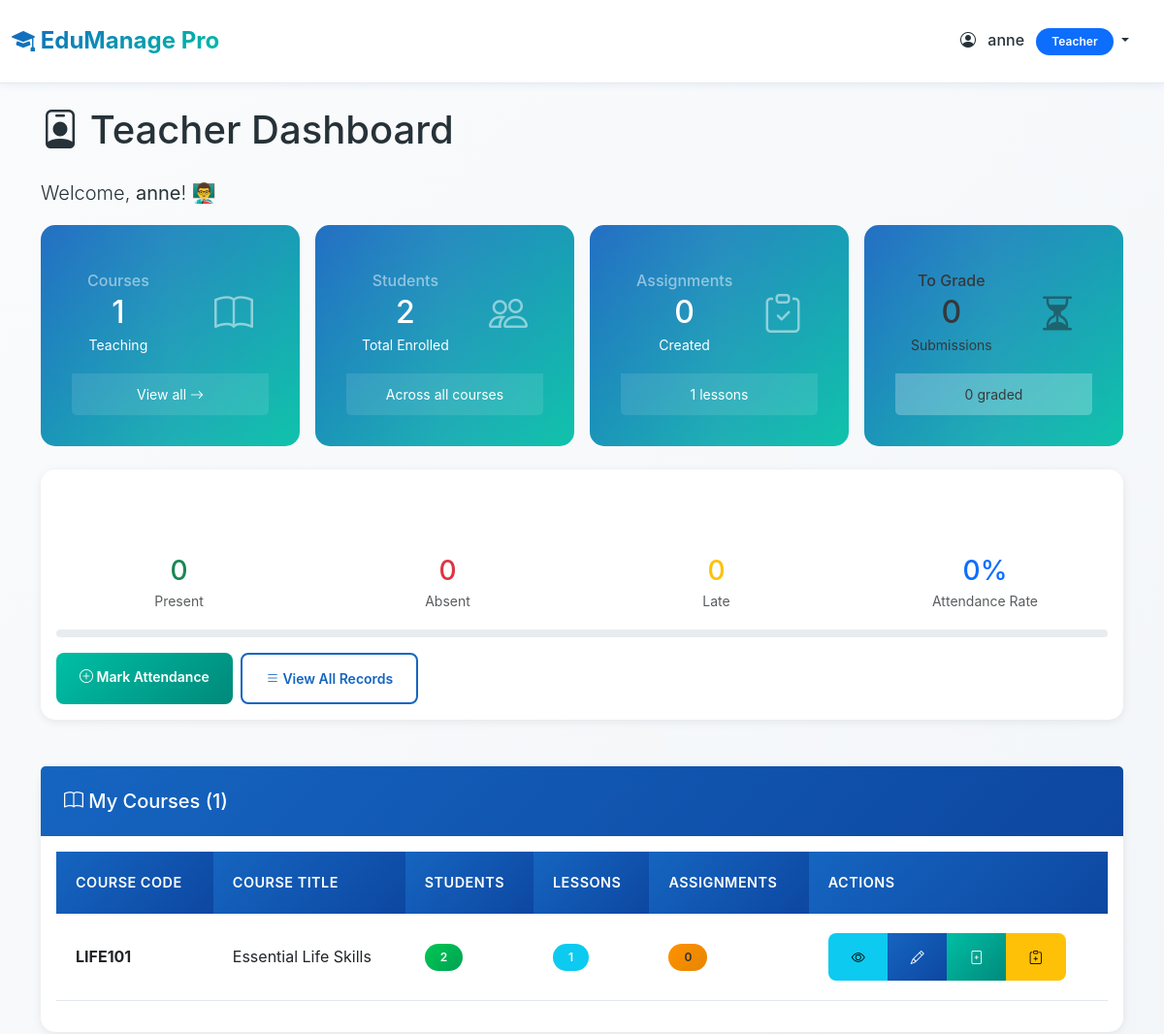
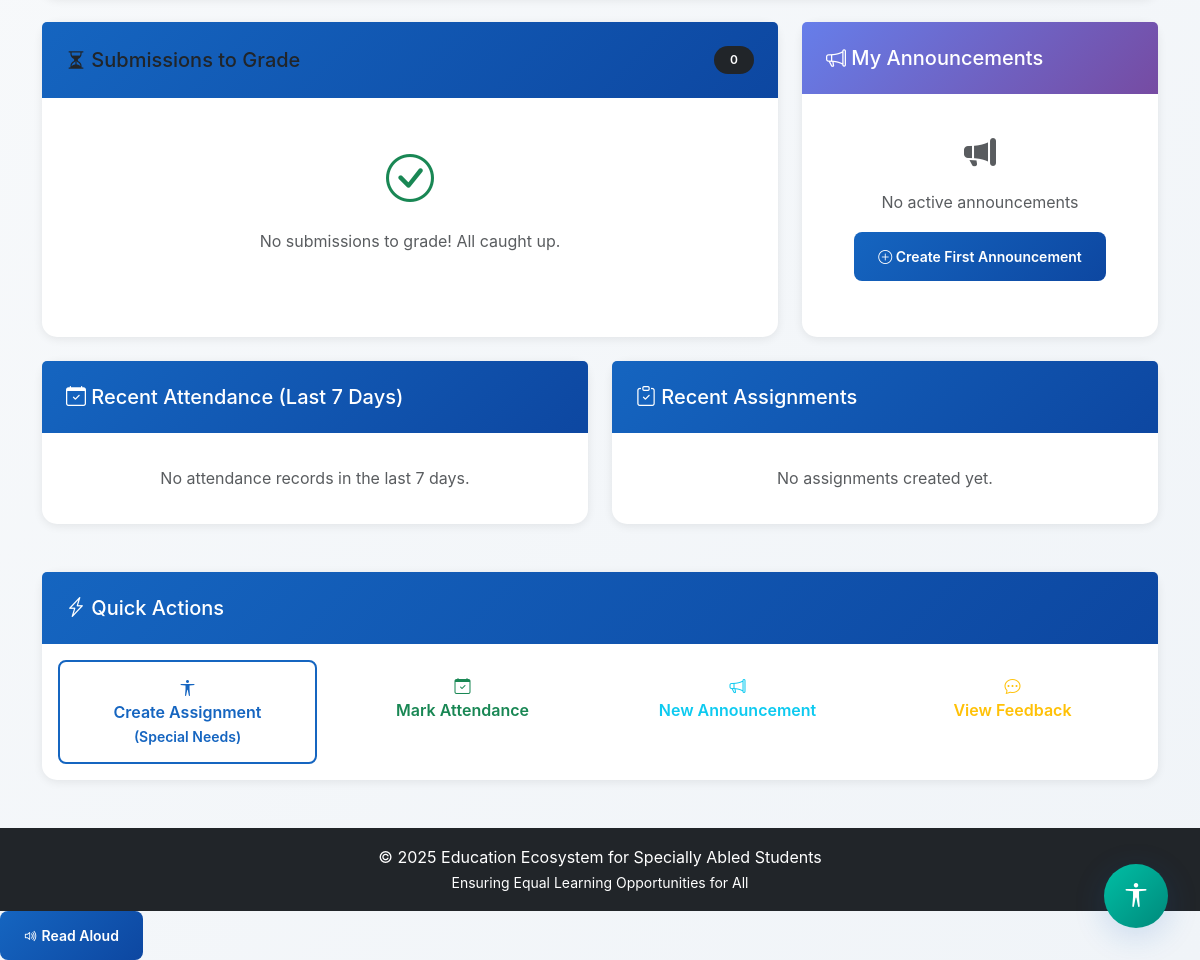
Page /dashboard/teacher/ (signed in) on the earlier database version (2 pictures, top to bottom).
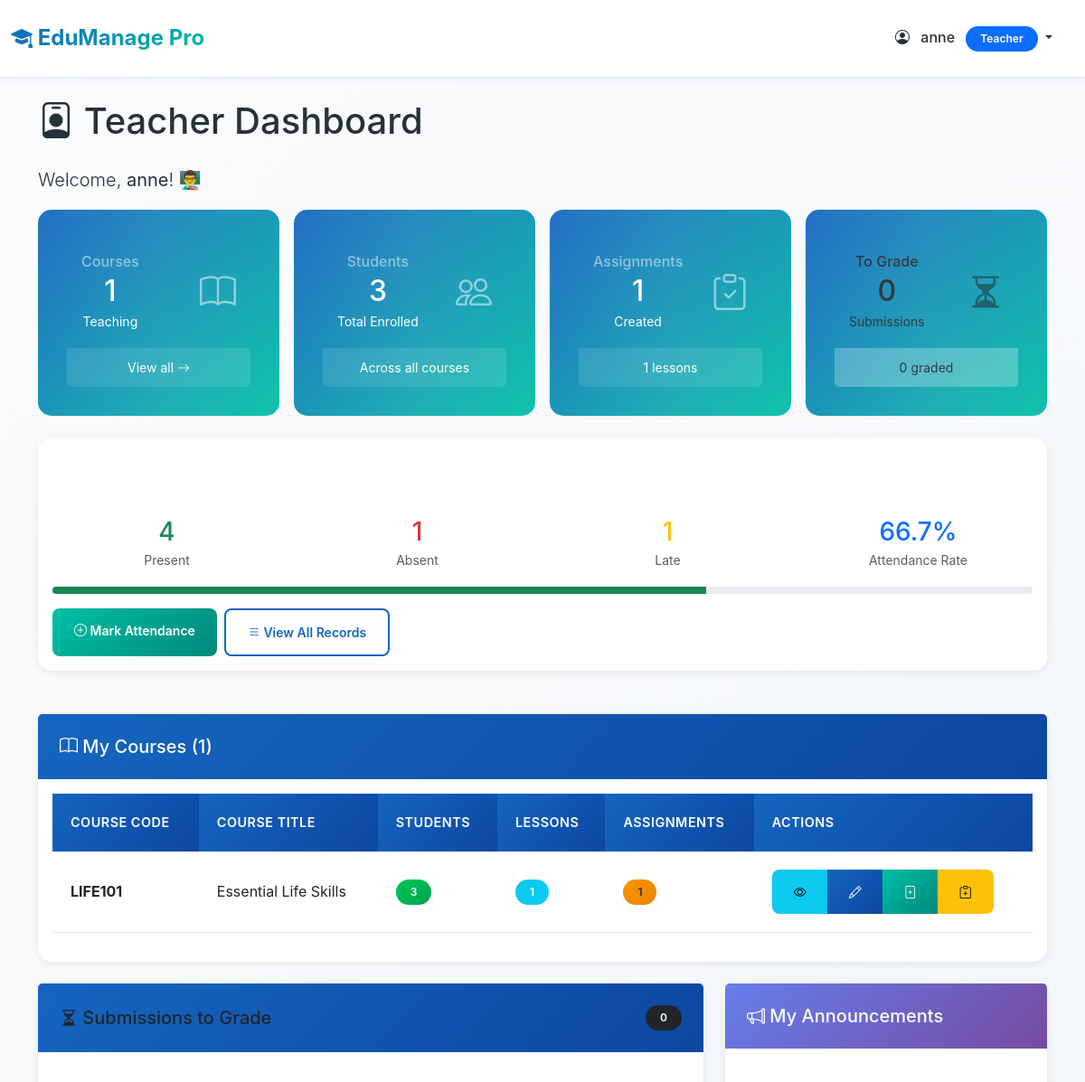
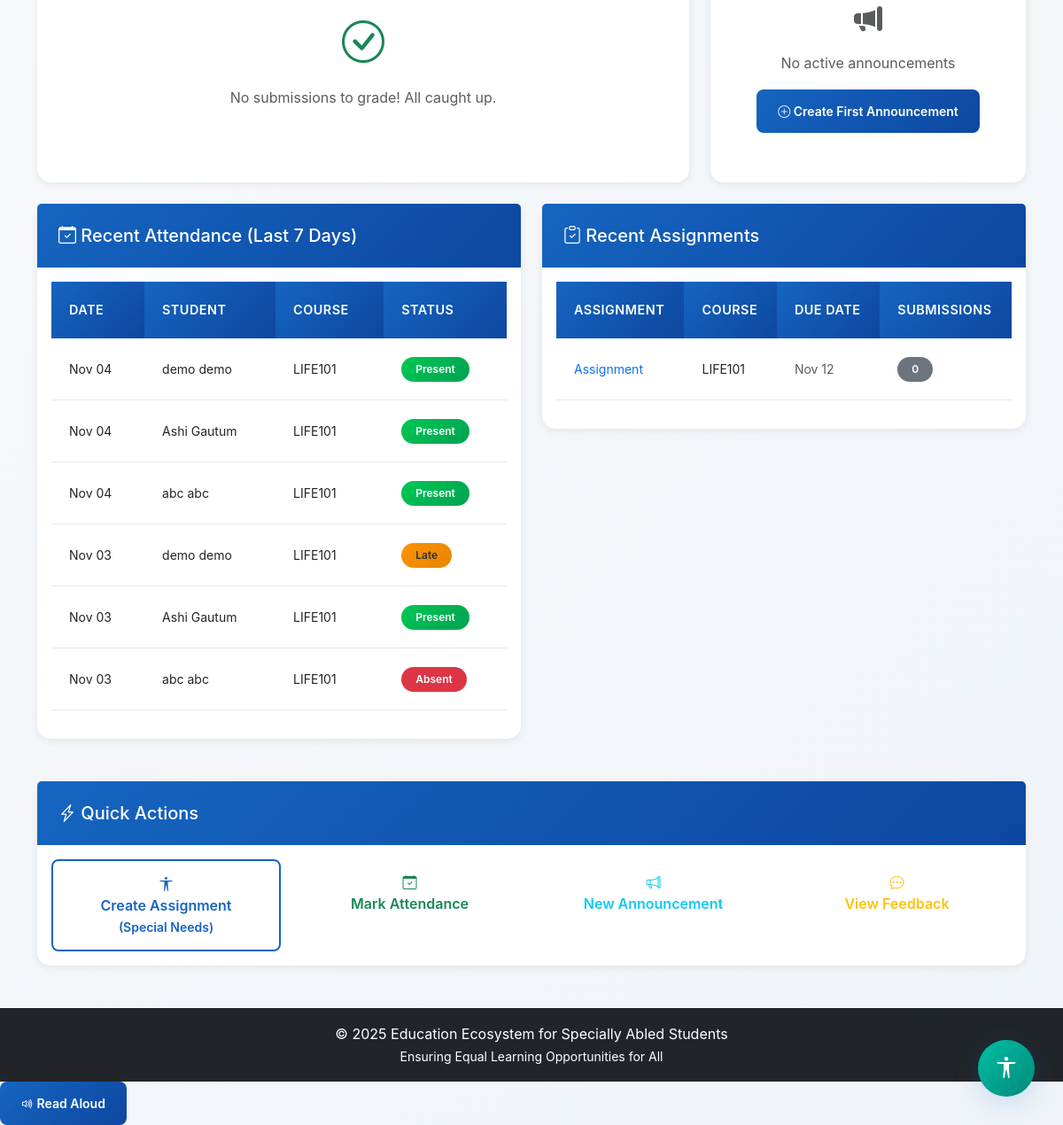
Same page on the later database version (2 pictures, top to bottom).
### myapp/models.py (models this page shows, shortened)
class Course(models.Model):
    title = models.CharField(max_length=200)
    description = models.TextField()
    teacher = models.ForeignKey(User, on_delete=models.CASCADE, related_name='courses_taught',
                                limit_choices_to={'profile__role': 'teacher'})
    students = models.ManyToManyField(User, related_name='courses_enrolled', blank=True,
                                      limit_choices_to={'profile__role': 'student'})
    course_code = models.CharField(max_length=20, unique=True)
    created_at = models.DateTimeField(auto_now_add=True)
    updated_at = models.DateTimeField(auto_now=True)
    is_active = models.BooleanField(default=True)
    class Meta:
        ordering = ['-created_at']

class Attendance(models.Model):
    STATUS_CHOICES = [
        ('present', 'Present'),
        ('absent', 'Absent'),
        ('late', 'Late'),
    ]
    student = models.ForeignKey(User, on_delete=models.CASCADE, related_name='attendance',
                                limit_choices_to={'profile__role': 'student'})
    course = models.ForeignKey(Course, on_delete=models.CASCADE, related_name='attendance')
    date = models.DateField()
    status = models.CharField(max_length=10, choices=STATUS_CHOICES)
    remarks = models.TextField(blank=True, null=True)
    marked_by = models.ForeignKey(User, on_delete=models.CASCADE, related_name='attendance_marked')
    class Meta:
        ordering = ['-date']
        unique_together = ['student', 'course', 'date']

class Assignment(models.Model):
    course = models.ForeignKey(Course, on_delete=models.CASCADE, related_name='assignments')
    title = models.CharField(max_length=200)
    description = models.TextField()
    due_date = models.DateTimeField()
    max_marks = models.IntegerField(default=100)
    attachment = models.FileField(upload_to='assignments/', blank=True, null=True)
    created_by = models.ForeignKey(User, on_delete=models.CASCADE, related_name='assignments_created')
    created_at = models.DateTimeField(auto_now_add=True)
    class Meta:
        ordering = ['due_date']

### myapp/views.py (the view)
# urls.py: path('dashboard/teacher/', views.dashboard_teacher, name='dashboard_teacher'),
@login_required
def dashboard_teacher(request):
    if request.user.profile.role != 'teacher':
        messages.error(request, 'Access denied. Teachers only.')
        return redirect('dashboard')
    courses = Course.objects.filter(teacher=request.user)
    total_lessons = Lesson.objects.filter(course__in=courses).count()
    assignments = Assignment.objects.filter(created_by=request.user)
    all_submissions = Submission.objects.filter(assignment__in=assignments)
    pending_submissions = all_submissions.filter(status='pending')[:10]  # Limit to 10 most recent
    graded_submissions = all_submissions.filter(status='graded')
    feedbacks = Feedback.objects.filter(category='course')[:5]
    total_students = User.objects.filter(
        courses_enrolled__in=courses,
        profile__role='student'
    ).distinct().count()
    from datetime import timedelta
    from django.utils import timezone
    week_ago = timezone.now() - timedelta(days=7)
    recent_attendance = Attendance.objects.filter(
        course__in=courses,
        date__gte=week_ago
    ).select_related('student', 'course').order_by('-date')[:10]
    teacher_announcements = Announcement.objects.filter(
        created_by=request.user,
        is_active=True
    ).order_by('-created_at')[:5]
    total_attendance_records = Attendance.objects.filter(course__in=courses).count()
    present_count = Attendance.objects.filter(course__in=courses, status='present').count()
    absent_count = Attendance.objects.filter(course__in=courses, status='absent').count()
    late_count = Attendance.objects.filter(course__in=courses, status='late').count()
    attendance_percentage = round((present_count / total_attendance_records * 100), 1) if total_attendance_records > 0 else 0
    context = {
        'courses': courses,
        'total_lessons': total_lessons,
        'assignments': assignments,
        'total_assignments': assignments.count(),
        'pending_submissions': pending_submissions,
        'pending_count': all_submissions.filter(status='pending').count(),
        'graded_submissions': graded_submissions,
        'graded_count': graded_submissions.count(),
        'total_students': total_students,
        'feedbacks': feedbacks,
        'recent_attendance': recent_attendance,
        'teacher_announcements': teacher_announcements,
        'attendance_percentage': attendance_percentage,
        'present_count': present_count,
        'absent_count': absent_count,
        'late_count': late_count,
        'total_attendance_records': total_attendance_records,
    }
    return render(request, 'dashboard_teacher.html', context)

### myapp/templates/dashboard_teacher.html (shortened to what the changed rows need)
{% extends 'base.html' %}
{% block content %}
<div class="row">
    <div class="col-12">
        <h1 class="mb-4">
            <i class="bi bi-person-badge"></i> Teacher Dashboard
        </h1>
    </div>
</div>
<div class="row g-3 mb-4">
    <div class="col-md-3 col-sm-6">
        <div class="card stat-card bg-primary text-white">
            <div class="card-body">
                <div class="d-flex justify-content-between align-items-center">
                    <div>
                        <h2 class="mb-0">{{ courses.count }}</h2>
                    </div>
                </div>
            </div>
        </div>
    </div>
    <div class="col-md-3 col-sm-6">
        <div class="card stat-card bg-success text-white">
            <div class="card-body">
                <div class="d-flex justify-content-between align-items-center">
                    <div>
                        <h6 class="text-white-50 mb-1">Students</h6>
                        <h2 class="mb-0">{{ total_students }}</h2>
                        <small>Total Enrolled</small>
                    </div>
                </div>
            </div>
        </div>
    </div>
    <div class="col-md-3 col-sm-6">
        <div class="card stat-card bg-info text-white">
            <div class="card-body">
                <div class="d-flex justify-content-between align-items-center">
                    <div>
                        <h6 class="text-white-50 mb-1">Assignments</h6>
                        <h2 class="mb-0">{{ total_assignments }}</h2>
                        <small>Created</small>
                    </div>
                </div>
            </div>
        </div>
    </div>
    <div class="col-md-3 col-sm-6">
        <div class="card stat-card bg-warning text-dark">
            <div class="card-body">
                <div class="d-flex justify-content-between align-items-center">
                    <div>
                        <h2 class="mb-0">{{ pending_count }}</h2>
                    </div>
                </div>
            </div>
        </div>
    </div>
</div>
<div class="row mb-4">
    <div class="col-12">
        <div class="card section-card">
            <div class="card-body">
                <div class="row text-center mb-3">
                    <div class="col-md-3">
                        <h3 class="text-success mb-0">{{ present_count }}</h3>
                        <small class="text-muted">Present</small>
                    </div>
                    <div class="col-md-3">
                        <h3 class="text-danger mb-0">{{ absent_count }}</h3>
                        <small class="text-muted">Absent</small>
                    </div>
                    <div class="col-md-3">
                        <h3 class="text-warning mb-0">{{ late_count }}</h3>
                        <small class="text-muted">Late</small>
                    </div>
                    <div class="col-md-3">
                        <h3 class="text-primary mb-0">{{ attendance_percentage }}%</h3>
                        <small class="text-muted">Attendance Rate</small>
                    </div>
                </div>
                <div class="progress attendance-progress mb-3">
                    <div class="progress-bar bg-success" role="progressbar" style="width: {{ attendance_percentage }}%"></div>
                </div>
            </div>
        </div>
    </div>
</div>
<div class="card section-card mb-4">
    <div class="card-body">
        {% if courses %}
        <div class="table-responsive">
            <table class="table table-hover">
                <thead>
                    <tr>
                        <th>Course Code</th>
                        <th>Course Title</th>
                        <th>Students</th>
                        <th>Lessons</th>
                        <th>Assignments</th>
                        <th>Actions</th>
                    </tr>
                </thead>
                <tbody>
                    {% for course in courses %}
                    <tr>
                        <td><strong>{{ course.course_code }}</strong></td>
                        <td>{{ course.title }}</td>
                        <td><span class="badge bg-success">{{ course.students.count }}</span></td>
                        <td><span class="badge bg-info">{{ course.lessons.count }}</span></td>
                        <td><span class="badge bg-warning text-dark">{{ course.assignments.count }}</span></td>
                        <td>
                            <div class="btn-group btn-group-sm" role="group">
                                <a href="{% url 'course_detail' course.id %}" class="btn btn-info" title="View">
                                    <i class="bi bi-eye"></i>
                                </a>
                                <a href="{% url 'course_edit' course.id %}" class="btn btn-primary" title="Edit">
                                    <i class="bi bi-pencil"></i>
                                </a>
                                <a href="{% url 'lesson_create' course.id %}" class="btn btn-success" title="Add Lesson">
                                    <i class="bi bi-file-plus"></i>
                                </a>
                                <a href="{% url 'assignment_create' course.id %}" class="btn btn-warning" title="Add Assignment">
                                    <i class="bi bi-clipboard-plus"></i>
                                </a>
                            </div>
                        </td>
                    </tr>
                    {% endfor %}
                </tbody>
            </table>
        </div>
        {% else %}
        <div class="alert alert-info mb-0">
            <i class="bi bi-info-circle"></i> You haven't created any courses yet.
            <a href="{% url 'course_create' %}" class="alert-link">Create your first course</a>.
        </div>
        {% endif %}
    </div>
</div>
<div class="row mb-4">
    <div class="col-lg-6">
        <div class="card section-card">
            <div class="card-body">
                {% if recent_attendance %}
                <div class="table-responsive">
                    <table class="table table-sm">
                        <thead>
                            <tr>
                                <th>Date</th>
                                <th>Student</th>
                                <th>Course</th>
                                <th>Status</th>
                            </tr>
                        </thead>
                        <tbody>
                            {% for attendance in recent_attendance %}
                            <tr>
                                <td><small>{{ attendance.date|date:"M d" }}</small></td>
                                <td><small>{{ attendance.student.get_full_name|truncatewords:2 }}</small></td>
                                <td><small>{{ attendance.course.course_code }}</small></td>
                                <td>
                                    {% if attendance.status == 'present' %}
                                    <span class="badge bg-success">Present</span>
                                    {% elif attendance.status == 'absent' %}
                                    <span class="badge bg-danger">Absent</span>
                                    {% else %}
                                    <span class="badge bg-warning text-dark">Late</span>
                                    {% endif %}
                                </td>
                            </tr>
                            {% endfor %}
                        </tbody>
                    </table>
                </div>
                {% else %}
                <p class="text-muted mb-0 text-center py-3">No attendance records in the last 7 days.</p>
                {% endif %}
            </div>
        </div>
    </div>
    <div class="col-lg-6">
        <div class="card section-card">
            <div class="card-body">
                {% if assignments %}
                <div class="table-responsive">
                    <table class="table table-sm">
                        <thead>
                            <tr>
                                <th>Assignment</th>
                                <th>Course</th>
                                <th>Due Date</th>
                                <th>Submissions</th>
                            </tr>
                        </thead>
                        <tbody>
                            {% for assignment in assignments|slice:":8" %}
                            <tr>
                                <td>
                                    <a href="{% url 'assignment_detail' assignment.id %}" class="text-decoration-none">
                                        <small>{{ assignment.title|truncatewords:4 }}</small>
                                    </a>
                                </td>
                                <td><small>{{ assignment.course.course_code }}</small></td>
                                <td><small class="text-muted">{{ assignment.due_date|date:"M d" }}</small></td>
                                <td>
                                    <span class="badge bg-secondary">{{ assignment.submissions.count }}</span>
                                </td>
                            </tr>
                            {% endfor %}
                        </tbody>
                    </table>
                </div>
                {% else %}
                <p class="text-muted mb-0 text-center py-3">No assignments created yet.</p>
                {% endif %}
            </div>
        </div>
    </div>
</div>
{% endblock %}

Differences in the rows shown:
changed Course "LIFE101": students.count "2" → "3"; assignments.count "0" → "1"
added Attendance: date "Nov 04", student.get_full_name "demo demo", course.course_code "LIFE101", status "Present"
added Attendance: date "Nov 04", student.get_full_name "Ashi Gautum", course.course_code "LIFE101", status "Present"
added Attendance: date "Nov 04", student.get_full_name "abc abc", course.course_code "LIFE101", status "Present"
added Attendance: date "Nov 03", student.get_full_name "demo demo", course.course_code "LIFE101", status "Late"
added Attendance: date "Nov 03", student.get_full_name "Ashi Gautum", course.course_code "LIFE101", status "Present"
added Attendance: date "Nov 03", student.get_full_name "abc abc", course.course_code "LIFE101", status "Absent"
added Assignment: title "Assignment", course.course_code "LIFE101", due_date "Nov 12", submissions.count "0"
Other differences:
{{ total_students }}: "2" → "3"
{{ total_assignments }}: "0" → "1"
{{ present_count }}: "0" → "4"
{{ absent_count }}: "0" → "1"
{{ late_count }}: "0" → "1"
{{ attendance_percentage }}: "0" → "66.7"
text no longer shown: "No attendance records in the last 7 days. No assignments created yet."
text now shown: "DATE STUDENT COURSE STATUS ASSIGNMENT COURSE DUE DATE SUBMISSIONS"
